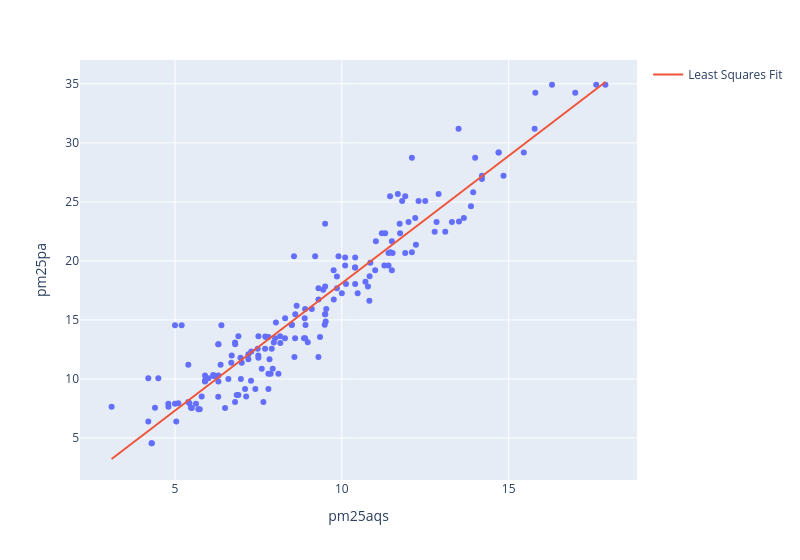

This figure's notebook cell:
### Code cell
# pm25 is a measure of air quality. pm stands for "particulate matter".
fig = px.scatter(GA, x='pm25aqs', y='pm25pa', width=800)

# This code adds the SLR fit to the scatterplot. Don't worry about the details of this code.
xtest = pd.DataFrame({"pm25aqs": np.array([GA['pm25aqs'].min(), GA['pm25aqs'].max()])})
fig.add_scatter(x=xtest["pm25aqs"], y=model.predict(xtest[["pm25aqs"]]), mode='lines', 
                name="Least Squares Fit")

### Figure 1 — Plotly figure (JSON) as saved in the notebook; plotly's stock layout.template omitted (floating-point values rounded to 4 significant figures; data arrays with more than 128 entries replaced by an {"elided": "..."} marker saying what was removed)
{"data": [{"hovertemplate": "pm25aqs=%{x}<br>pm25pa=%{y}<extra></extra>", "legendgroup": "", "marker": {"color": "#636efa", "symbol": "circle"}, "mode": "markers", "name": "", "orientation": "v", "showlegend": false, "type": "scatter", "x": {"elided": "176 float values"}, "xaxis": "x", "y": {"elided": "176 float values"}, "yaxis": "y"}, {"mode": "lines", "name": "Least Squares Fit", "type": "scatter", "x": [3.1, 17.9], "y": [3.218, 35.15]}], "layout": {"legend": {"tracegroupgap": 0}, "margin": {"t": 60}, "width": 800, "xaxis": {"anchor": "y", "domain": [0, 1], "title": {"text": "pm25aqs"}}, "yaxis": {"anchor": "x", "domain": [0, 1], "title": {"text": "pm25pa"}}}}
